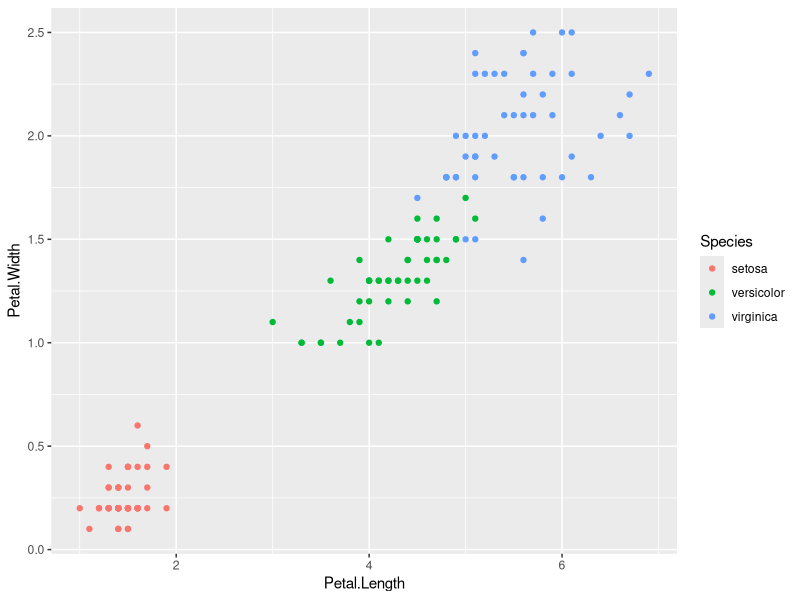
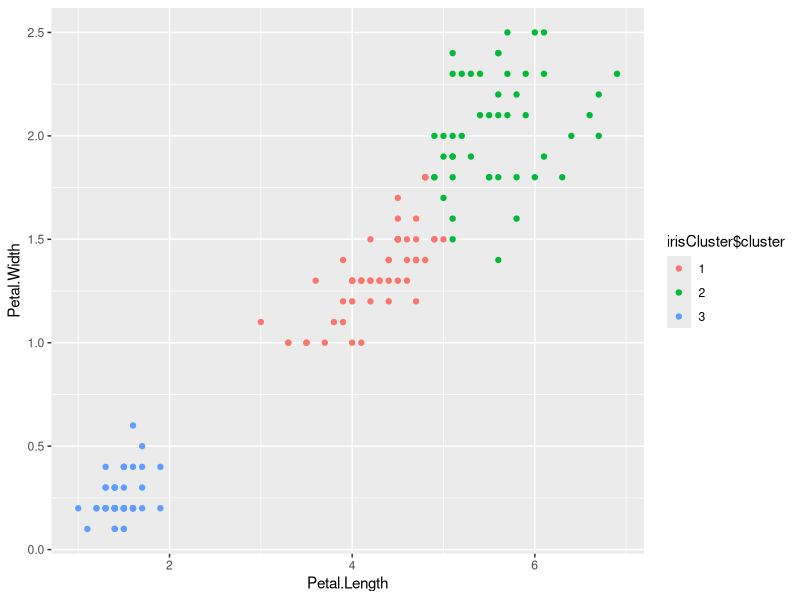
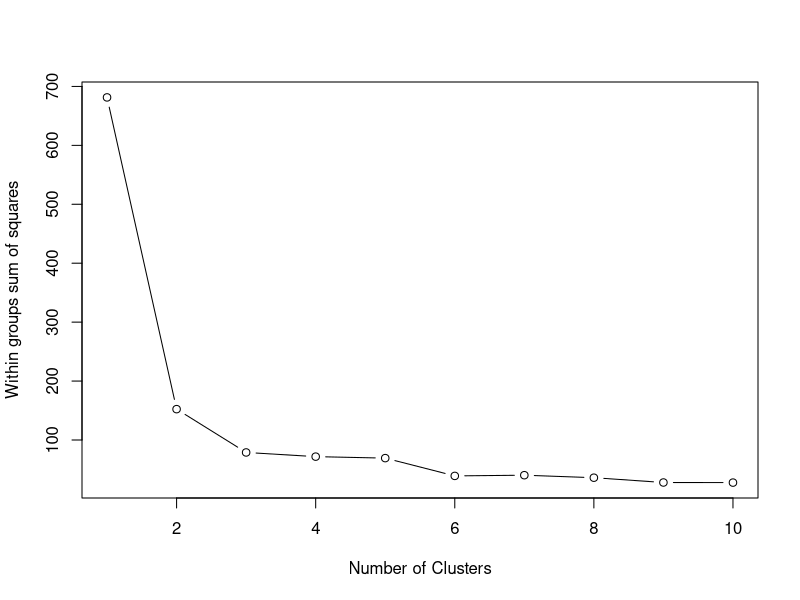
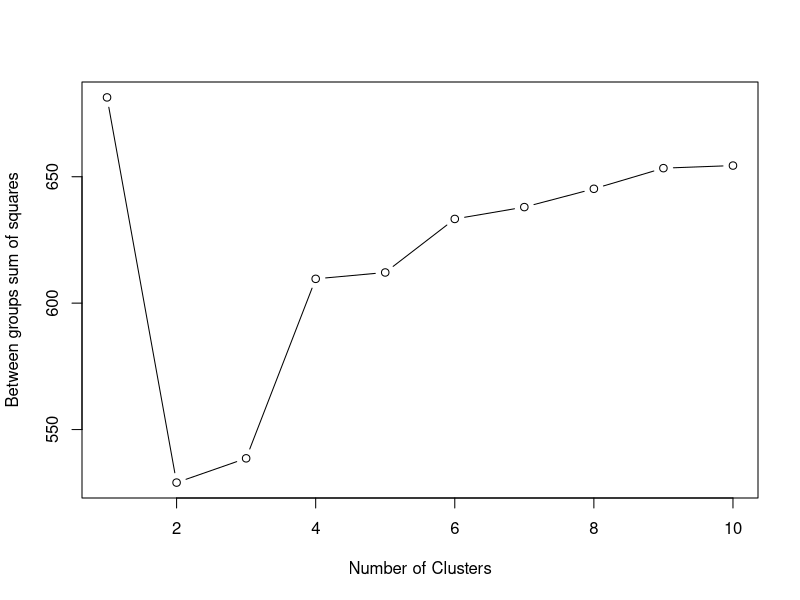

Source code (R) for these figures, in order:
#https://www.r-bloggers.com/k-means-clustering-in-r/

library(datasets)
head(iris)

library(ggplot2)
ggplot(iris, aes(Petal.Length, Petal.Width, color = Species)) + geom_point()

set.seed(20)
irisCluster <- kmeans(iris[, 3:4], 3, nstart = 20)
irisCluster

table(irisCluster$cluster, iris$Species)

irisCluster$cluster <- as.factor(irisCluster$cluster)
ggplot(iris, aes(Petal.Length, Petal.Width, color = irisCluster$cluster)) + geom_point()

# Determine number of clusters
mydata <- iris
mydata$Species <- NULL

wss <- (nrow(mydata)-1)*sum(apply(mydata,2,var))
for (i in 2:10) wss[i] <- sum(kmeans(mydata, centers=i)$withinss)
plot(1:10, wss, type="b", xlab="Number of Clusters", ylab="Within groups sum of squares")
for (i in 2:10) wss[i] <- sum(kmeans(mydata, centers=i)$betweenss)
plot(1:10, wss, type="b", xlab="Number of Clusters", ylab="Between groups sum of squares")
